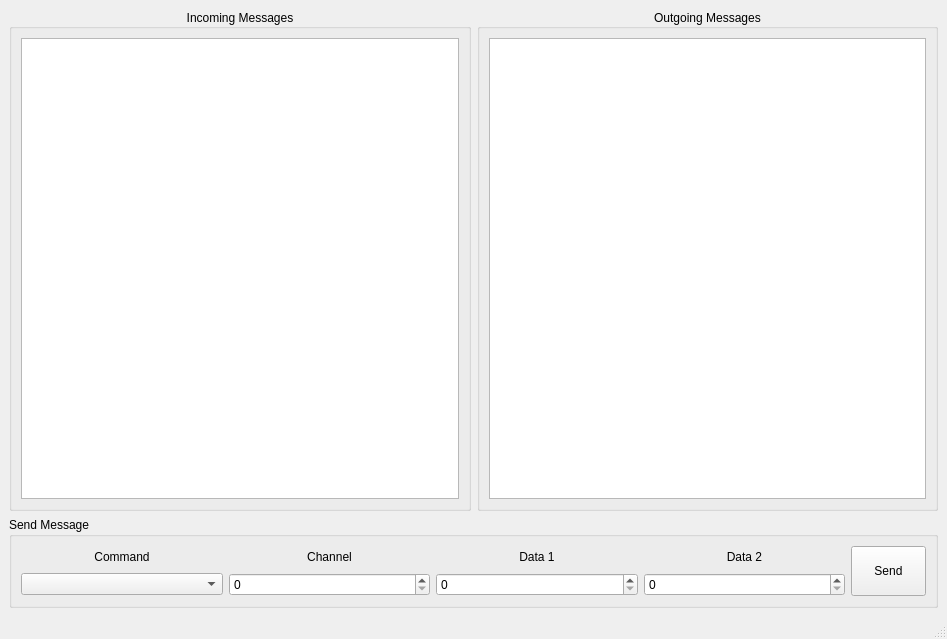
<?xml version="1.0" encoding="UTF-8"?>
<ui version="4.0">
 <class>MIDInspect</class>
 <widget class="QMainWindow" name="MIDInspect">
  <property name="geometry">
   <rect>
    <x>0</x>
    <y>0</y>
    <width>947</width>
    <height>639</height>
   </rect>
  </property>
  <property name="windowTitle">
   <string>MIDInspect</string>
  </property>
  <widget class="QWidget" name="centralwidget">
   <layout class="QGridLayout" name="gridLayout">
    <item row="0" column="1">
     <widget class="QGroupBox" name="groupBox_2">
      <property name="title">
       <string>Outgoing Messages</string>
      </property>
      <property name="alignment">
       <set>Qt::AlignCenter</set>
      </property>
      <layout class="QGridLayout" name="gridLayout_3">
       <item row="0" column="0">
        <widget class="QTextEdit" name="edit_outgoing">
         <property name="readOnly">
          <bool>true</bool>
         </property>
        </widget>
       </item>
      </layout>
     </widget>
    </item>
    <item row="0" column="0">
     <widget class="QGroupBox" name="groupBox">
      <property name="title">
       <string>Incoming Messages</string>
      </property>
      <property name="alignment">
       <set>Qt::AlignCenter</set>
      </property>
      <layout class="QGridLayout" name="gridLayout_2">
       <item row="0" column="0">
        <widget class="QTextEdit" name="edit_incoming">
         <property name="readOnly">
          <bool>true</bool>
         </property>
         <property name="html">
          <string>&lt;!DOCTYPE HTML PUBLIC &quot;-//W3C//DTD HTML 4.0//EN&quot; &quot;http://www.w3.org/TR/REC-html40/strict.dtd&quot;&gt;
&lt;html&gt;&lt;head&gt;&lt;meta name=&quot;qrichtext&quot; content=&quot;1&quot; /&gt;&lt;style type=&quot;text/css&quot;&gt;
p, li { white-space: pre-wrap; }
&lt;/style&gt;&lt;/head&gt;&lt;body style=&quot; font-family:'MS Shell Dlg 2'; font-size:8.25pt; font-weight:400; font-style:normal;&quot;&gt;
&lt;p style=&quot;-qt-paragraph-type:empty; margin-top:0px; margin-bottom:0px; margin-left:0px; margin-right:0px; -qt-block-indent:0; text-indent:0px;&quot;&gt;&lt;br /&gt;&lt;/p&gt;&lt;/body&gt;&lt;/html&gt;</string>
         </property>
        </widget>
       </item>
      </layout>
     </widget>
    </item>
    <item row="1" column="0" colspan="2">
     <widget class="QGroupBox" name="groupBox_3">
      <property name="title">
       <string>Send Message</string>
      </property>
      <layout class="QGridLayout" name="gridLayout_4">
       <item row="1" column="0">
        <widget class="QComboBox" name="combo_control"/>
       </item>
       <item row="1" column="2">
        <widget class="QSpinBox" name="spin_data1">
         <property name="maximum">
          <number>127</number>
         </property>
        </widget>
       </item>
       <item row="1" column="3">
        <widget class="QSpinBox" name="spin_data2">
         <property name="maximum">
          <number>127</number>
         </property>
        </widget>
       </item>
       <item row="1" column="1">
        <widget class="QSpinBox" name="spin_channel">
         <property name="maximum">
          <number>15</number>
         </property>
        </widget>
       </item>
       <item row="0" column="0">
        <widget class="QLabel" name="label">
         <property name="text">
          <string>Command</string>
         </property>
         <property name="alignment">
          <set>Qt::AlignCenter</set>
         </property>
        </widget>
       </item>
       <item row="0" column="1">
        <widget class="QLabel" name="label_2">
         <property name="text">
          <string>Channel</string>
         </property>
         <property name="alignment">
          <set>Qt::AlignCenter</set>
         </property>
        </widget>
       </item>
       <item row="0" column="2">
        <widget class="QLabel" name="label_3">
         <property name="text">
          <string>Data 1</string>
         </property>
         <property name="alignment">
          <set>Qt::AlignCenter</set>
         </property>
        </widget>
       </item>
       <item row="0" column="3">
        <widget class="QLabel" name="label_4">
         <property name="text">
          <string>Data 2</string>
         </property>
         <property name="alignment">
          <set>Qt::AlignCenter</set>
         </property>
        </widget>
       </item>
       <item row="0" column="4" rowspan="2">
        <widget class="QToolButton" name="btn_send">
         <property name="minimumSize">
          <size>
           <width>75</width>
           <height>50</height>
          </size>
         </property>
         <property name="text">
          <string>Send</string>
         </property>
        </widget>
       </item>
      </layout>
     </widget>
    </item>
   </layout>
  </widget>
  <widget class="QMenuBar" name="menubar">
   <property name="geometry">
    <rect>
     <x>0</x>
     <y>0</y>
     <width>947</width>
     <height>21</height>
    </rect>
   </property>
  </widget>
  <widget class="QStatusBar" name="statusbar"/>
 </widget>
 <resources/>
 <connections/>
</ui>
